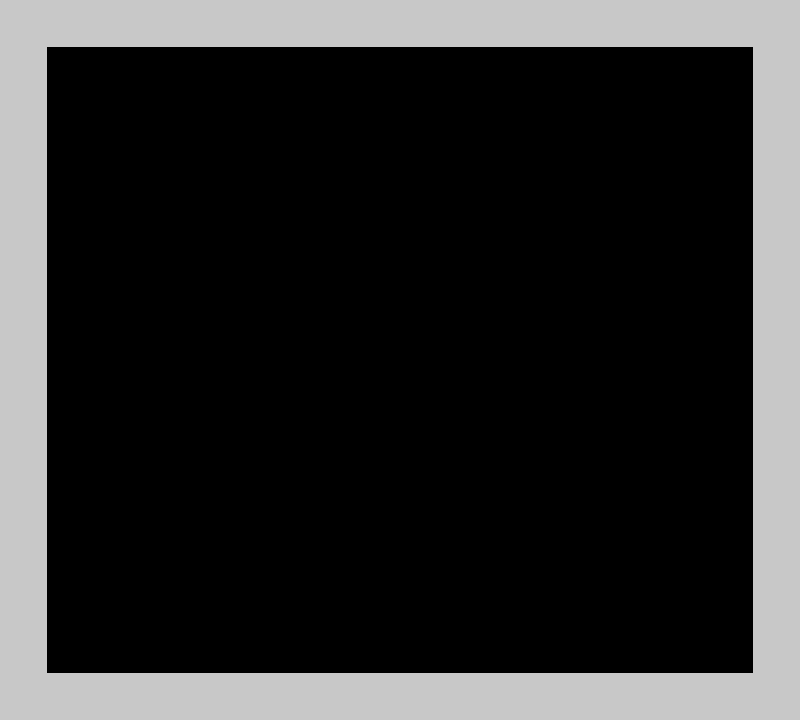
Frame 1 (no input)
Frame 60 (the mouse pressed at the canvas centre just before this capture): identical to frame 1, image omitted
Frame 120 (the mouse held since frame 60 and released just before this capture): identical to frame 1, image omitted

The Processing sketch that drew this single still picture (run headless with seeded random() and noise(); from frame 60 on, the mouse is pressed at the canvas centre):

// Processing sketch: BeatrizBraga
// ── BeatrizBraga.pde
int rectColor=200;
int originalColor=0;

int vertRectHeight=250;
int vertRectWidth=47;
int horiRectHeight=47;
int horiRectWidth=611;

int rect01X=94;
int rect01Y=94;
int rectColor01=originalColor;

int rect02X=188;
int rect02Y=94;
int rectColor02=originalColor;

int rect03X=282;
int rect03Y=94;
int rectColor03=originalColor;

int rect04X=376;
int rect04Y=94;
int rectColor04=originalColor;

int rect05X=470;
int rect05Y=94;
int rectColor05=originalColor;

int rect06X=564;
int rect06Y=94;
int rectColor06=originalColor;

int rect07X=658;
int rect07Y=94;
int rectColor07=originalColor;

int rect08X=94;
int rect08Y=391;
int rectColor08=originalColor;

int rect09X=94;
int rect09Y=485;
int rectColor09=originalColor;

int rect10X=94;
int rect10Y=579;
int rectColor10=originalColor;


void setup(){
  size(800,720);
  background(0);
}

void draw(){
  fill(rectColor);
  noStroke();
  rect(0,0,800,47);
  rect(0,0, 47,800);
  rect(753,0, 47, 800);
  rect(0,673, 800, 47);
  fill(rectColor01);
  rect(rect01X,rect01Y,vertRectWidth,vertRectHeight);
  fill(rectColor02);
  rect(rect02X,rect02Y,vertRectWidth,vertRectHeight);
  fill(rectColor03);
  rect(rect03X,rect03Y,vertRectWidth,vertRectHeight);
  fill(rectColor04);
  rect(rect04X,rect04Y,vertRectWidth,vertRectHeight);
  fill(rectColor05);
  rect(rect05X,rect05Y,vertRectWidth,vertRectHeight);
  fill(rectColor06);
  rect(rect06X,rect06Y,vertRectWidth,vertRectHeight);
  fill(rectColor07);
  rect(rect07X,rect07Y,vertRectWidth,vertRectHeight);
  fill(rectColor08);
  rect(rect08X,rect08Y,horiRectWidth,horiRectHeight);
  fill(rectColor09);
  rect(rect09X,rect09Y,horiRectWidth,horiRectHeight);
  fill(rectColor10);
  rect(rect10X,rect10Y,horiRectWidth,horiRectHeight);
  
  if (mouseX>rect01X && mouseX<(rect01X+vertRectWidth) && mouseY>rect01Y && mouseY<(rect01Y+vertRectHeight)){
    rectColor01=int(random(#000000, #FFFFFF));
  }
  else{
    rectColor01=originalColor;
  }
  if (mouseX>rect02X && mouseX<(rect02X+vertRectWidth) && mouseY>rect02Y && mouseY<(rect02Y+vertRectHeight)){
    rectColor02=int(random(#000000, #FFFFFF));
  }
  else{
    rectColor02=originalColor;
  }
  if (mouseX>rect03X && mouseX<(rect03X+vertRectWidth) && mouseY>rect03Y && mouseY<(rect03Y+vertRectHeight)){
    rectColor03=int(random(#000000, #FFFFFF));
  }
  else{
    rectColor03=originalColor;
  }
  if (mouseX>rect04X && mouseX<(rect04X+vertRectWidth) && mouseY>rect04Y && mouseY<(rect04Y+vertRectHeight)){
    rectColor04=int(random(#000000, #FFFFFF));
  }
  else{
    rectColor04=originalColor;
  }
  if (mouseX>rect05X && mouseX<(rect05X+vertRectWidth) && mouseY>rect05Y && mouseY<(rect05Y+vertRectHeight)){
    rectColor05=int(random(#000000, #FFFFFF));
  }
  else{
    rectColor05=originalColor;
  }
  if (mouseX>rect06X && mouseX<(rect06X+vertRectWidth) && mouseY>rect06Y && mouseY<(rect06Y+vertRectHeight)){
    rectColor06=int(random(#000000, #FFFFFF));
  }
  else{
    rectColor06=originalColor;
  }
  if (mouseX>rect07X && mouseX<(rect07X+vertRectWidth) && mouseY>rect07Y && mouseY<(rect07Y+vertRectHeight)){
    rectColor07=int(random(#000000, #FFFFFF));
  }
  else{
    rectColor07=originalColor;
  }
}


void mousePressed(){
  if (mouseX>rect08X && mouseX<(rect08X+horiRectWidth) && mouseY>rect08Y && mouseY<(rect08Y+horiRectHeight)){
    rectColor08=int(random(#000000, #FFFFFF));
  }
  else if (mouseX>rect09X && mouseX<(rect09X+horiRectWidth) && mouseY>rect09Y && mouseY<(rect09Y+horiRectHeight)){
    rectColor09=int(random(#000000, #FFFFFF));
  }
  else if (mouseX>rect10X && mouseX<(rect10X+horiRectWidth) && mouseY>rect10Y && mouseY<(rect10Y+horiRectHeight)){
    rectColor10=int(random(#000000, #FFFFFF));
  }
}

void keyPressed(){
  if (key== ' '){
    originalColor=200;
    rectColor08=200;
    rectColor09=200;
    rectColor10=200;
  }
}
void keyReleased(){
  if (key== ' '){
    originalColor=0;

    rectColor08=originalColor;
    rectColor09=originalColor;
    rectColor10=originalColor;
  }
}
